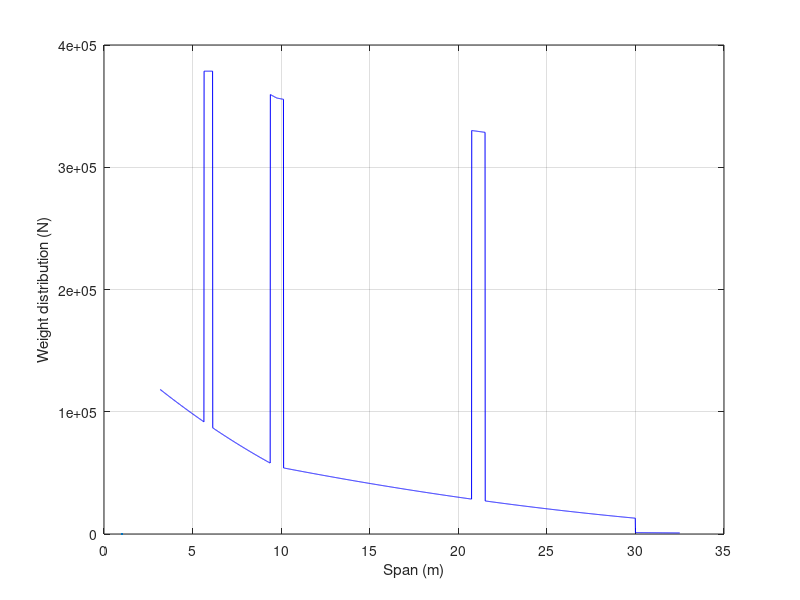
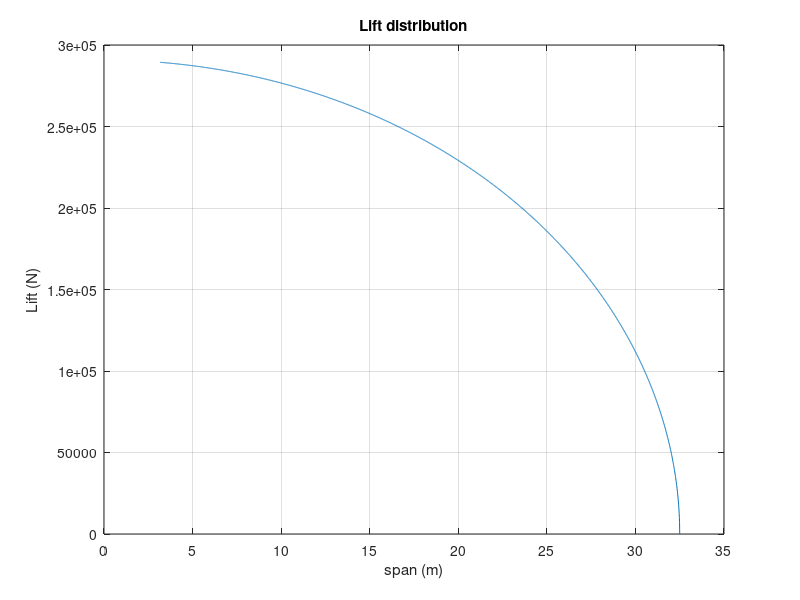
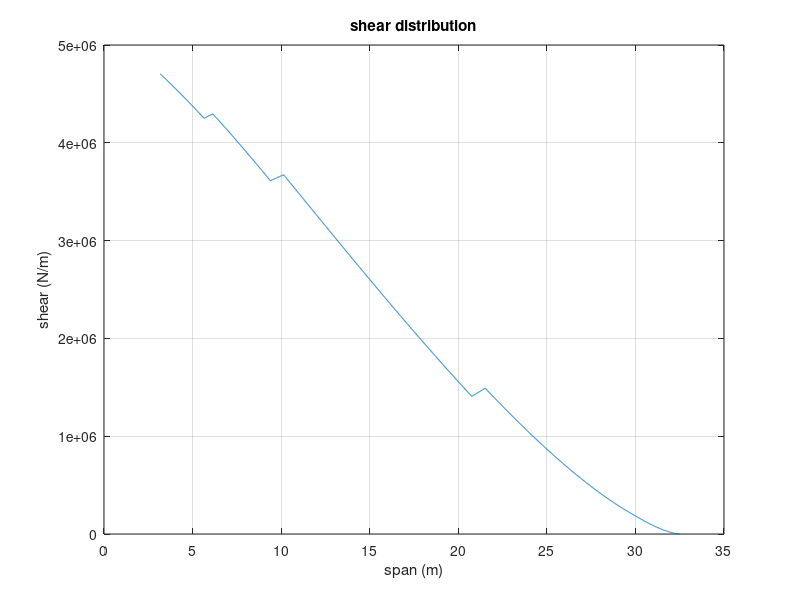
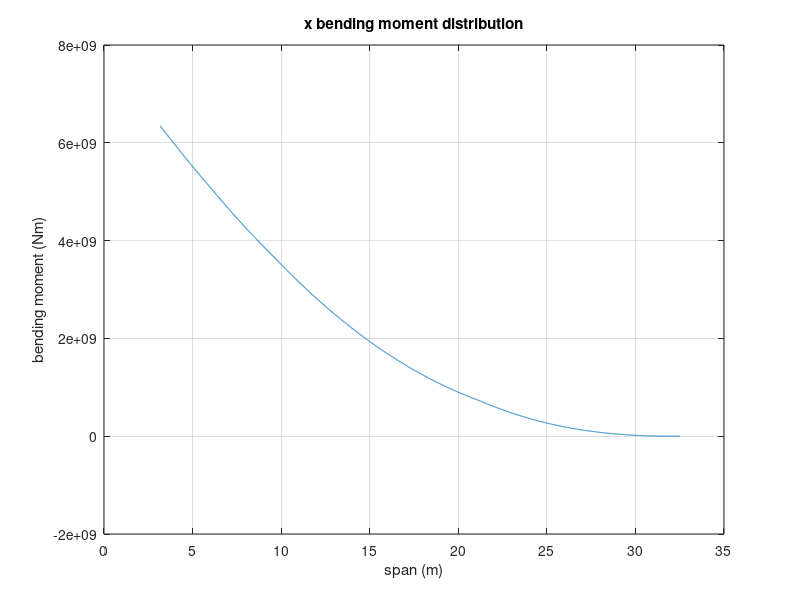

The MATLAB script that drew these images, in order:
clc
clear
close all

%LOADS DISTRIBUTION

%get chord distribution
%leading edge sweep angle
b = 32.45 * tand(26.6);
a = b - 3.47/4;

aa = (a + 3.47)/32.45;

%CMo for airfoil
Cmoairf = -0.131;

%sweep_angle = atand(aa);
sweep_angle = atand(aa);

%chord distribution for first section
outer_chord = 13.89 - (9.75 * tand(sweep_angle));

gradient1 = (outer_chord - 13.89)/9.75;

%for outer section
gradient2 = (3.47 - outer_chord)/(32.45 - 9.75);

span1 = 3.17:0.01:9.75;
span2 = 9.75:0.01:32.5;

c2 = outer_chord - gradient2 * 9.75;

chord1 = gradient1 * span1 + 13.89;
chord2 = gradient2*span2+c2;

chord = [chord1,chord2];



%constants
W_S = 7840;         %wing loading in N/m^2
S = 482;            %wing area in m^2
rho = 1.227;        %sea level density
W = 353385;         %mtow in kg
g = 9.81;           %gravitational constant

%masses and wing properties
m_dry = 27100/2;        %dry mass of the wing in kg
weight_wing = m_dry*g;  %weight of the wing in N
V_wing = 168.6331;      %volume of the wing in m^3 CHANGE THIS WITH THE REAL VALUE  

m_fuel = 176091;        %fuel mass in kg
rho_fuel = 804;         %fuel density in kg/m^3
length_ft = 26.83;      %length of fuel tank 

m_engine = 6147.1;      %mass of engine
m_mg = 15100;           %mass of main landing gear


%aerofoil properties
cg = 0.4141;                            %centre of gravity
arm_length = 0.1641;                    %distance of cg from aerodynamic centre
frontSpar = 0.12;                       %location of front spar
rearSpar = 0.7;                         %location of shear spar
flexAxis = (frontSpar+rearSpar)/2;      %location of flexural axis (shear centre)


%wing discretisation
span = [span1,span2];      %29.33 is the length of the wing that is outside of the fuselage

%area of the aerofoil at each section of the wing
area_aerofoil = 0.0939*chord.^2;



%%%%%%%%%%%%%%%%%%%%%%%%%%%%%%%%%%%%%%%%%%%%%%%%%%%%%%%%%%%%%%%%%%%%%%%%%%%%%%%%%%%%%%%%%%%%%%%%%%%

%CASE 1 - symmetric flight at ultimate load factor evaluated at manoeuvre
%(speed = V_A)
v_a = 171.25;                  %Manouvre speed
n = 3.75;                        %corresponding load factor from V/N diagram
L = n*W*g;                      %overall lift
C_l = (2*n*W_S)/(rho*v_a^2);    %lift coeff. This is computed to be 1.8749

alpha = 15;     %AoA in degrees taken from polars
C_d = 0.022;     % drag coeff taken from polars

D = 0.5*rho*v_a^2*S*C_d;    %overall drag

%THIS IS ONLY FOR CASE 3, COMMENT OUT OTHERWISE
% L = 0;
% D = 0;
% C_l = 0;
% C_d = 0;

%aerodynamics (assuming an elliptic lift distribution)
L0 = L/(32.5*pi*0.5 - 6.34);

%load on each section of the wing due to the wing's weight
dy = 0.01;                              %spacing between each section
dV = area_aerofoil * dy;                %volume of each section
dW_wing = (weight_wing/V_wing) * dV;    %weight of the wing on each section

%load due to 1 engine in N
l_engine = m_engine*g*n;  

%load due to 1 main landing gear in N
l_mg = m_mg*g*n/4;             

%load due to fuel in the wings in N
V_fuel = 219.75;                %volume of fuel in m^3
dmass_fuel = rho_fuel * dV;     %mass of fuel in each section
dmass_fuel(2685:end) = 0;       %no fuel after y = 30
dW_fuel = dmass_fuel*g;         %weight of fuel in each section

%add all of the weights to get the total weight experienced at each section
total_weight = dW_wing + dW_fuel;                       %add both the loads due to the wing and the fuel
total_weight(623:698) = total_weight(623:698) + l_engine/75;       %add weight of engine
total_weight(1761:1836) = total_weight(1761:1836) + l_engine/75;     %add weight of engine
total_weight(249:297) = total_weight(273) + l_mg/48;           %add weight of main landing gear
total_weight = total_weight*100;
%total_weight(249:297) = total_weight(249:297) - 3.4278e6/48;       %THIS IS ONLY FOR CASE 3 COMMENT OUT OTHERWISE

figure(1)
plot(span,total_weight,"b",LineWidth=1.5);
%title("Weight distribution along the span due to inertia loads");
xlabel("Span (m)");
ylabel("Weight distribution (N)");
grid on


%CALCULATING SHEAR
dS = dy*chord;                      %planform area distribution
dD = 0.5*rho*v_a^2*C_d*dS;          %drag distribution
dL = L0*sqrt(1-(span/32.5).^2);     %elliptic lift distribution

figure(2)
plot(span,dL);
title("Lift distribution");
xlabel("span (m)");
ylabel("Lift (N)");
grid on

for i = 1:length(span)
    temp = dD(i:length(span));
    shear_x(i) = sum(temp*dy);
end

shear_y = 0;

for i = 1:length(span)
    temp1 = dL(i:length(span));
    temp2 = total_weight(i:length(span));
    shear_z(i) = sum((temp1-temp2)*dy);
end

shear_total = sqrt(shear_x.^2 + shear_z.^2);

figure(3)
plot(span,shear_total);
title("shear distribution");
xlabel("span (m)");
ylabel("shear (N/m)");
grid on

%CALCULATING BENDING MOMENT
for i = 1:length(span)
    temp = shear_z(i:length(span));
    M_x(i) = sum(temp);
end

for i = 1:length(span)
    temp = shear_x(i:length(span));
    M_z(i) = sum(temp);
end

figure(4)
plot(span,M_x);
title("x bending moment distribution");
xlabel("span (m)");
ylabel("bending moment (Nm)");
grid on

figure(5)
plot(span,M_z);
title("z bending moment distribution");
xlabel("span (m)");
ylabel("bending moment (Nm)");
grid on


%CALCULATING TORQUE
M_torque = zeros(length(span));
for i=1:length(span)
    x_f(i) = 0.25 * chord(i);
    z_f = 0.07; % depends how we define the axis
    x_cg= cg; 
    dM(i) = -dL(i)* x_f(i) + dD(i) * z_f + total_weight(i) *x_cg + Cmoairf * 3.75;
    M_torque(i)= sum(dM) ;
end

figure(6)
plot(span,shear_z);
title("shear_z distribution");
xlabel("span (m)");
ylabel("shear (N/m)");
grid on

figure(7)
plot(span,shear_x);
title("shear_x distribution");
xlabel("span (m)");
ylabel("shear (N/m)");
grid on



figure(8)
plot(span,dL-total_weight,"b",LineWidth=1.5);
hold on
plot(span,dL,"r");
plot(span,-total_weight);
legend("Load distribution","Lift distribution","Weight distribution");
%title("Weight distribution along the span due to inertia loads");
xlabel("Span (m)");
ylabel("Weight distribution (N/m)");
grid on

figure(9)
plot(span, M_torque)
